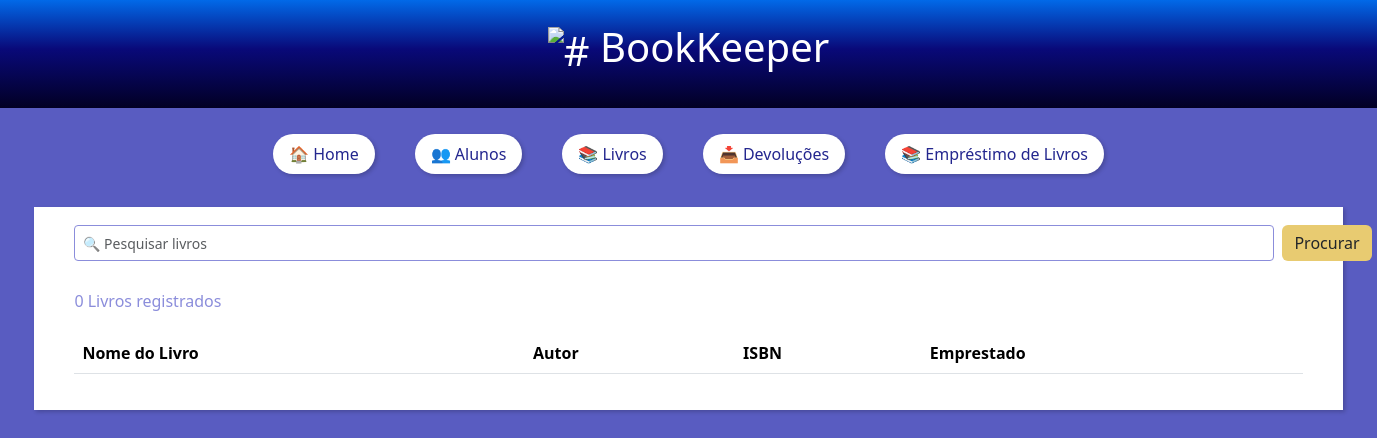
The page /books/ on the database as committed earlier.
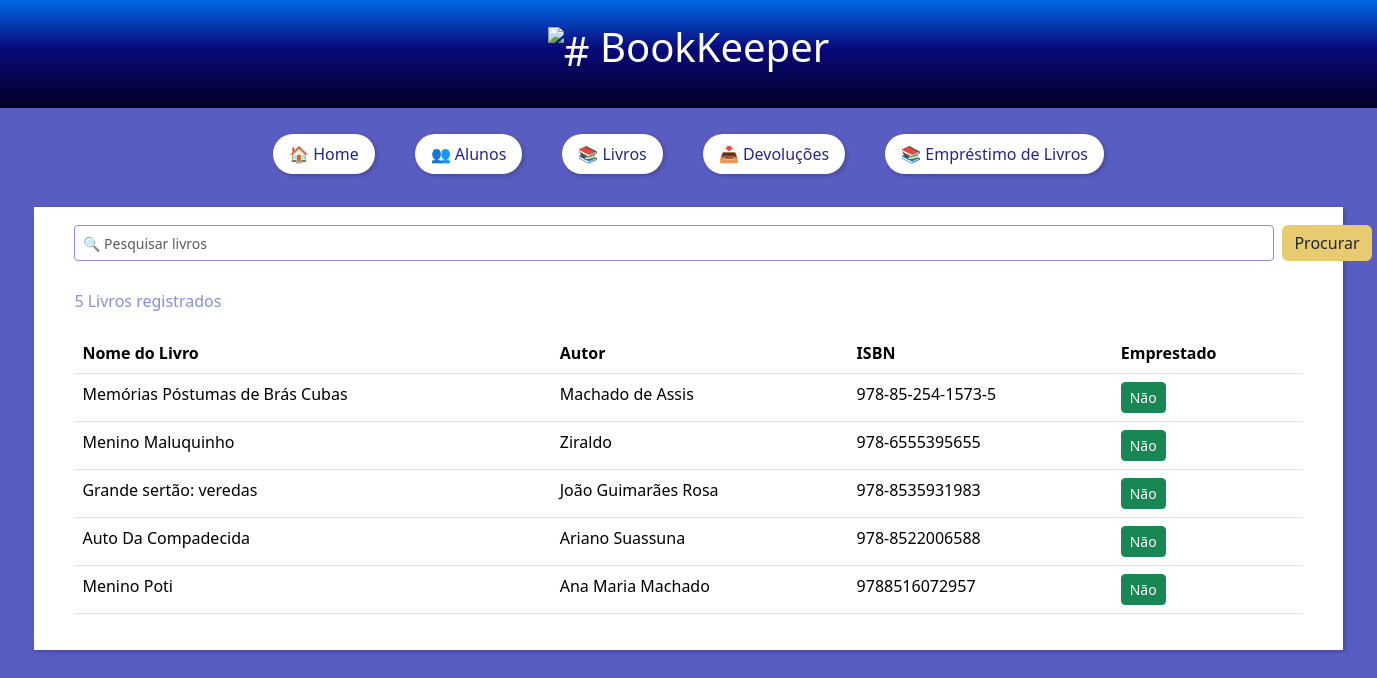
The same page on the database as committed later.
### biblioteca_app/models.py (models this page shows, shortened)
class Book(models.Model):
    book_name = models.CharField(max_length=200, verbose_name="Nome do Livro")
    author = models.CharField(max_length=200, verbose_name="Autor")
    isbn = models.CharField(max_length=20, verbose_name="ISBN")
    borrowed = models.BooleanField(default=False, verbose_name="Emprestado")
    class Meta:
        verbose_name = "Livro"
        verbose_name_plural = "Livros"

### biblioteca_app/views.py (the view)
# urls.py: path('books/', books, name='books'),
def books(request):
    books_list = Book.objects.all()
    return render(request, "books.html", context={"current_tab": "books", "books": books_list})

### biblioteca_app/templates/books.html (shortened to what this page needs)
<!DOCTYPE html>
{% extends "index.html" %}
{% load static %}
{% block main_content %}
<div id="search_css">
    <nav class="navbar bg-body-light">
        <form id="search-form" class="d-flex" role="search">
            <input id="search-input" class="form-control form-control-sm me-2 col-md-10" style="width: 1200px; border-style: solid; border-color: #8B8DDB;" type="search" placeholder="🔍 Pesquisar livros" aria-label="Search">
            <button id="btnsearch_css" class="btn" type="submit">Procurar</button>
        </form>
    </nav>
    <div class="col-md-12">
        <div  style="margin-top: 20px;">
            <p style="color: #8B8DDB">{{ books|length }} Livros registrados</p>
        </div>
        <div  style="margin-top: 20px;">
            <table class="table table-hover">
                <thead>
                    <tr>
                        <th>Nome do Livro</th>
                        <th>Autor</th>
                        <th>ISBN</th>
                        <th>Emprestado</th>
                    </tr>
                </thead>
                <tbody id="bookTableBody">
                    {% for book in books %}
                    <tr>
                        <td>{{ book.book_name }}</td>
                        <td>{{ book.author }}</td>
                        <td>{{ book.isbn }}</td>
                        <td>
                            {% if book.borrowed %}
                                <span class="btn btn-danger btn-sm">Sim</span>
                            {% else %}
                                <span class="btn btn-success btn-sm">Não</span>
                            {% endif %}
                        </td>
                    </tr>
                    {% endfor %}
                </tbody>
            </table>
        </div>
    </div>
</div>
{% endblock %}

Rows that differ between the two databases and show on the page:
added Book: book_name "Memórias Póstumas de Brás Cubas", author "Machado de Assis", isbn "978-85-254-1573-5", borrowed "Não"
added Book: book_name "Menino Maluquinho", author "Ziraldo", isbn "978-6555395655", borrowed "Não"
added Book: book_name "Grande sertão: veredas", author "João Guimarães Rosa", isbn "978-8535931983", borrowed "Não"
added Book: book_name "Auto Da Compadecida", author "Ariano Suassuna", isbn "978-8522006588", borrowed "Não"
added Book: book_name "Menino Poti", author "Ana Maria Machado", isbn "9788516072957", borrowed "Não"
Other text that changed with them:
{{ books|length }}: "0" → "5"
